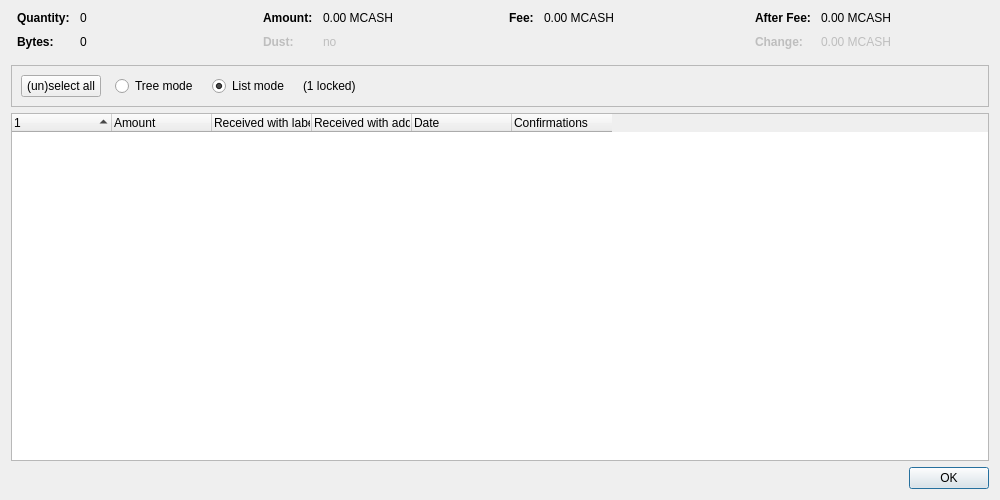
<?xml version="1.0" encoding="UTF-8"?>
<ui version="4.0">
 <class>CoinControlDialog</class>
 <widget class="QDialog" name="CoinControlDialog">
  <property name="geometry">
   <rect>
    <x>0</x>
    <y>0</y>
    <width>1000</width>
    <height>500</height>
   </rect>
  </property>
  <property name="windowTitle">
   <string>Coin Selection</string>
  </property>
  <layout class="QVBoxLayout" name="verticalLayout">
   <item>
    <layout class="QHBoxLayout" name="horizontalLayoutTop" stretch="0,0,0,0">
     <property name="topMargin">
      <number>0</number>
     </property>
     <property name="bottomMargin">
      <number>10</number>
     </property>
     <item>
      <layout class="QFormLayout" name="formLayoutCoinControl1">
       <property name="horizontalSpacing">
        <number>10</number>
       </property>
       <property name="verticalSpacing">
        <number>10</number>
       </property>
       <property name="leftMargin">
        <number>6</number>
       </property>
       <property name="rightMargin">
        <number>6</number>
       </property>
       <item row="0" column="0">
        <widget class="QLabel" name="labelCoinControlQuantityText">
         <property name="font">
          <font>
           <weight>75</weight>
           <bold>true</bold>
          </font>
         </property>
         <property name="text">
          <string>Quantity:</string>
         </property>
        </widget>
       </item>
       <item row="0" column="1">
        <widget class="QLabel" name="labelCoinControlQuantity">
         <property name="cursor">
          <cursorShape>IBeamCursor</cursorShape>
         </property>
         <property name="contextMenuPolicy">
          <enum>Qt::ActionsContextMenu</enum>
         </property>
         <property name="text">
          <string notr="true">0</string>
         </property>
         <property name="textInteractionFlags">
          <set>Qt::LinksAccessibleByMouse|Qt::TextSelectableByKeyboard|Qt::TextSelectableByMouse</set>
         </property>
        </widget>
       </item>
       <item row="1" column="0">
        <widget class="QLabel" name="labelCoinControlBytesText">
         <property name="font">
          <font>
           <weight>75</weight>
           <bold>true</bold>
          </font>
         </property>
         <property name="text">
          <string>Bytes:</string>
         </property>
        </widget>
       </item>
       <item row="1" column="1">
        <widget class="QLabel" name="labelCoinControlBytes">
         <property name="cursor">
          <cursorShape>IBeamCursor</cursorShape>
         </property>
         <property name="contextMenuPolicy">
          <enum>Qt::ActionsContextMenu</enum>
         </property>
         <property name="text">
          <string notr="true">0</string>
         </property>
         <property name="textInteractionFlags">
          <set>Qt::LinksAccessibleByMouse|Qt::TextSelectableByKeyboard|Qt::TextSelectableByMouse</set>
         </property>
        </widget>
       </item>
      </layout>
     </item>
     <item>
      <layout class="QFormLayout" name="formLayoutCoinControl2">
       <property name="horizontalSpacing">
        <number>10</number>
       </property>
       <property name="verticalSpacing">
        <number>10</number>
       </property>
       <property name="leftMargin">
        <number>6</number>
       </property>
       <property name="rightMargin">
        <number>6</number>
       </property>
       <item row="0" column="0">
        <widget class="QLabel" name="labelCoinControlAmountText">
         <property name="font">
          <font>
           <weight>75</weight>
           <bold>true</bold>
          </font>
         </property>
         <property name="text">
          <string>Amount:</string>
         </property>
        </widget>
       </item>
       <item row="0" column="1">
        <widget class="QLabel" name="labelCoinControlAmount">
         <property name="cursor">
          <cursorShape>IBeamCursor</cursorShape>
         </property>
         <property name="contextMenuPolicy">
          <enum>Qt::ActionsContextMenu</enum>
         </property>
         <property name="text">
          <string notr="true">0.00 MCASH</string>
         </property>
         <property name="textInteractionFlags">
          <set>Qt::LinksAccessibleByMouse|Qt::TextSelectableByKeyboard|Qt::TextSelectableByMouse</set>
         </property>
        </widget>
       </item>
       <item row="1" column="0">
        <widget class="QLabel" name="labelCoinControlLowOutputText">
         <property name="enabled">
          <bool>false</bool>
         </property>
         <property name="font">
          <font>
           <weight>75</weight>
           <bold>true</bold>
          </font>
         </property>
         <property name="text">
          <string>Dust:</string>
         </property>
        </widget>
       </item>
       <item row="1" column="1">
        <widget class="QLabel" name="labelCoinControlLowOutput">
         <property name="enabled">
          <bool>false</bool>
         </property>
         <property name="cursor">
          <cursorShape>IBeamCursor</cursorShape>
         </property>
         <property name="contextMenuPolicy">
          <enum>Qt::ActionsContextMenu</enum>
         </property>
         <property name="text">
          <string notr="true">no</string>
         </property>
         <property name="textInteractionFlags">
          <set>Qt::LinksAccessibleByMouse|Qt::TextSelectableByKeyboard|Qt::TextSelectableByMouse</set>
         </property>
        </widget>
       </item>
      </layout>
     </item>
     <item>
      <layout class="QFormLayout" name="formLayoutCoinControl3">
       <property name="horizontalSpacing">
        <number>10</number>
       </property>
       <property name="verticalSpacing">
        <number>10</number>
       </property>
       <property name="leftMargin">
        <number>6</number>
       </property>
       <property name="rightMargin">
        <number>6</number>
       </property>
       <item row="0" column="0">
        <widget class="QLabel" name="labelCoinControlFeeText">
         <property name="font">
          <font>
           <weight>75</weight>
           <bold>true</bold>
          </font>
         </property>
         <property name="text">
          <string>Fee:</string>
         </property>
        </widget>
       </item>
       <item row="0" column="1">
        <widget class="QLabel" name="labelCoinControlFee">
         <property name="cursor">
          <cursorShape>IBeamCursor</cursorShape>
         </property>
         <property name="contextMenuPolicy">
          <enum>Qt::ActionsContextMenu</enum>
         </property>
         <property name="text">
          <string notr="true">0.00 MCASH</string>
         </property>
         <property name="textInteractionFlags">
          <set>Qt::LinksAccessibleByMouse|Qt::TextSelectableByKeyboard|Qt::TextSelectableByMouse</set>
         </property>
        </widget>
       </item>
      </layout>
     </item>
     <item>
      <layout class="QFormLayout" name="formLayoutCoinControl4">
       <property name="horizontalSpacing">
        <number>10</number>
       </property>
       <property name="verticalSpacing">
        <number>10</number>
       </property>
       <property name="leftMargin">
        <number>6</number>
       </property>
       <property name="rightMargin">
        <number>6</number>
       </property>
       <item row="0" column="0">
        <widget class="QLabel" name="labelCoinControlAfterFeeText">
         <property name="font">
          <font>
           <weight>75</weight>
           <bold>true</bold>
          </font>
         </property>
         <property name="text">
          <string>After Fee:</string>
         </property>
        </widget>
       </item>
       <item row="0" column="1">
        <widget class="QLabel" name="labelCoinControlAfterFee">
         <property name="cursor">
          <cursorShape>IBeamCursor</cursorShape>
         </property>
         <property name="contextMenuPolicy">
          <enum>Qt::ActionsContextMenu</enum>
         </property>
         <property name="text">
          <string notr="true">0.00 MCASH</string>
         </property>
         <property name="textInteractionFlags">
          <set>Qt::LinksAccessibleByMouse|Qt::TextSelectableByKeyboard|Qt::TextSelectableByMouse</set>
         </property>
        </widget>
       </item>
       <item row="1" column="0">
        <widget class="QLabel" name="labelCoinControlChangeText">
         <property name="enabled">
          <bool>false</bool>
         </property>
         <property name="font">
          <font>
           <weight>75</weight>
           <bold>true</bold>
          </font>
         </property>
         <property name="text">
          <string>Change:</string>
         </property>
        </widget>
       </item>
       <item row="1" column="1">
        <widget class="QLabel" name="labelCoinControlChange">
         <property name="enabled">
          <bool>false</bool>
         </property>
         <property name="cursor">
          <cursorShape>IBeamCursor</cursorShape>
         </property>
         <property name="contextMenuPolicy">
          <enum>Qt::ActionsContextMenu</enum>
         </property>
         <property name="text">
          <string notr="true">0.00 MCASH</string>
         </property>
         <property name="textInteractionFlags">
          <set>Qt::LinksAccessibleByMouse|Qt::TextSelectableByKeyboard|Qt::TextSelectableByMouse</set>
         </property>
        </widget>
       </item>
      </layout>
     </item>
    </layout>
   </item>
   <item>
    <widget class="QFrame" name="frame">
     <property name="minimumSize">
      <size>
       <width>0</width>
       <height>40</height>
      </size>
     </property>
     <property name="frameShape">
      <enum>QFrame::StyledPanel</enum>
     </property>
     <property name="frameShadow">
      <enum>QFrame::Sunken</enum>
     </property>
     <layout class="QHBoxLayout" name="horizontalLayout">
      <item>
       <layout class="QHBoxLayout" name="horizontalLayoutPanel" stretch="0,0,0,0,0">
        <property name="spacing">
         <number>14</number>
        </property>
        <item>
         <widget class="QPushButton" name="pushButtonSelectAll">
          <property name="sizePolicy">
           <sizepolicy hsizetype="Maximum" vsizetype="Fixed">
            <horstretch>0</horstretch>
            <verstretch>0</verstretch>
           </sizepolicy>
          </property>
          <property name="text">
           <string>(un)select all</string>
          </property>
          <property name="autoDefault">
           <bool>false</bool>
          </property>
         </widget>
        </item>
        <item>
         <widget class="QRadioButton" name="radioTreeMode">
          <property name="sizePolicy">
           <sizepolicy hsizetype="Maximum" vsizetype="Fixed">
            <horstretch>0</horstretch>
            <verstretch>0</verstretch>
           </sizepolicy>
          </property>
          <property name="text">
           <string>Tree mode</string>
          </property>
         </widget>
        </item>
        <item>
         <widget class="QRadioButton" name="radioListMode">
          <property name="sizePolicy">
           <sizepolicy hsizetype="Maximum" vsizetype="Fixed">
            <horstretch>0</horstretch>
            <verstretch>0</verstretch>
           </sizepolicy>
          </property>
          <property name="text">
           <string>List mode</string>
          </property>
          <property name="checked">
           <bool>true</bool>
          </property>
         </widget>
        </item>
        <item>
         <widget class="QLabel" name="labelLocked">
          <property name="text">
           <string notr="true">(1 locked)</string>
          </property>
         </widget>
        </item>
        <item>
         <spacer name="horizontalSpacer">
          <property name="orientation">
           <enum>Qt::Horizontal</enum>
          </property>
          <property name="sizeHint" stdset="0">
           <size>
            <width>40</width>
            <height>20</height>
           </size>
          </property>
         </spacer>
        </item>
       </layout>
      </item>
     </layout>
    </widget>
   </item>
   <item>
    <widget class="CoinControlTreeWidget" name="treeWidget">
     <property name="contextMenuPolicy">
      <enum>Qt::CustomContextMenu</enum>
     </property>
     <property name="sortingEnabled">
      <bool>false</bool>
     </property>
     <property name="columnCount">
      <number>6</number>
     </property>
     <attribute name="headerShowSortIndicator" stdset="0">
      <bool>true</bool>
     </attribute>
     <attribute name="headerStretchLastSection">
      <bool>false</bool>
     </attribute>
     <column>
      <property name="text">
       <string/>
      </property>
     </column>
     <column>
      <property name="text">
       <string>Amount</string>
      </property>
     </column>
     <column>
      <property name="text">
       <string>Received with label</string>
      </property>
     </column>
     <column>
      <property name="text">
       <string>Received with address</string>
      </property>
     </column>
     <column>
      <property name="text">
       <string>Date</string>
      </property>
     </column>
     <column>
      <property name="text">
       <string>Confirmations</string>
      </property>
      <property name="toolTip">
       <string>Confirmed</string>
      </property>
     </column>
     <column>
      <property name="text">
       <string/>
      </property>
     </column>
     <column>
      <property name="text">
       <string/>
      </property>
     </column>
     <column>
      <property name="text">
       <string/>
      </property>
     </column>
     <column>
      <property name="text">
       <string/>
      </property>
     </column>
    </widget>
   </item>
   <item>
    <widget class="QDialogButtonBox" name="buttonBox">
     <property name="orientation">
      <enum>Qt::Horizontal</enum>
     </property>
     <property name="standardButtons">
      <set>QDialogButtonBox::Ok</set>
     </property>
    </widget>
   </item>
  </layout>
 </widget>
 <customwidgets>
  <customwidget>
   <class>CoinControlTreeWidget</class>
   <extends>QTreeWidget</extends>
   <header>qt/coincontroltreewidget.h</header>
  </customwidget>
 </customwidgets>
 <resources/>
 <connections/>
</ui>
